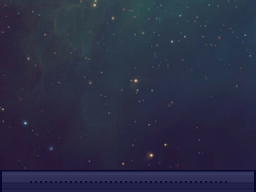
#> input picture Relaxing Space/background/bottom.png, 256 x 192 px, found by its file name
$ python qdsp.py 'Relaxing Space/background'
#> lines starting #> are read from the running program, lines starting #| are printed output that depends on the picture
import argparse
import os
from sys import prefix
import sys
from zcolors import zcolors
import PIL
from PIL import Image
import shutil, glob, subprocess, colorsys

PREFIX = " <qdst> "

PROFILE_COLORS = [
    "#4a809c", "#ae532b", "#ee3738", "#c890c1", "#f79638", "#f0ea2b", "#9fce4a", "#5aba4b",
    "#06a450", "#55bf8f", "#07b2e8", "#1f6ab3", "#2d3c73", "#6b4a9f", "#9355a2", "#ef3791"
]

prompt = ""
prompt_selected_color = -1

# Determine base directory of the running script or executable
if getattr(sys, 'frozen', False):
    BASE_DIR = os.path.dirname(sys.executable)
else:
    BASE_DIR = os.path.dirname(os.path.abspath(__file__))


# reused from qdst.py
def hex_to_rgb(hex: str) -> tuple[int, int, int]:
    global args

    if (hex == "at"):
        return "at"
    elif (hex == "ab"):
        return "ab"

    hex = hex.lstrip('#')

    if len(hex) != 6:
        raise ValueError(f"Invalid hex color: '{hex}'. Expected format: RRGGBB")

    r = int(hex[0:2], 16)
    g = int(hex[2:4], 16)
    b = int(hex[4:6], 16)

    return (r, g, b)


# reused from module.py
def adjust_palette_png(image_path, target_rgb, saturation_multiplier=1.0, brightness_multiplier=1.0):
    img = Image.open(image_path).convert("RGBA")
    pixels = img.load()
    target_h, _, _ = colorsys.rgb_to_hsv(*[x / 255.0 for x in target_rgb])

    width, height = img.size
    for y in range(height):
        for x in range(width):
            r, g, b, a = pixels[x, y]
            if a == 0:
                continue
            h, s, v = colorsys.rgb_to_hsv(r / 255.0, g / 255.0, b / 255.0)
            h = target_h
            s = min(max(s * saturation_multiplier, 0), 1)
            v = min(max(v * brightness_multiplier, 0), 1)
            r_new, g_new, b_new = colorsys.hsv_to_rgb(h, s, v)
            pixels[x, y] = (int(r_new * 255), int(g_new * 255), int(b_new * 255), a)

    return img


def parse_args():
    parser = argparse.ArgumentParser(
        description="Generate preview images from a given prompt folder and color profile."
    )
    parser.add_argument(
        "prompt",
        type=str,
        help="Path to the prompt directory (must contain 'background' and 'grf' subfolders)."
    )
    parser.add_argument(
        "-c", "--profile-color",
        type=int,
        default=0,
        help=f"Index of the profile color (0-{len(PROFILE_COLORS)-1}). Default: 0"
    )
    args = parser.parse_args()

    if not os.path.isdir(args.prompt):
        parser.error(f"Prompt path '{args.prompt}' does not exist or is not a directory.")
    if not (0 <= args.profile_color < len(PROFILE_COLORS)):
        parser.error(f"Profile color index must be between 0 and {len(PROFILE_COLORS)-1}.")
    return args


def transparency(image: Image.Image):
    image = image.convert("RGBA")
    datas = image.getdata()
    new_data = []
    for item in datas:
        if item[0] == 255 and item[1] == 0 and item[2] == 255:
            new_data.append((255, 0, 255, 0))
        else:
            new_data.append(item)
    image.putdata(new_data)
    return image


def main():
    global prompt
    # Use BASE_DIR for preview assets
    bottom_preview = Image.open(os.path.join(prompt, "background", "bottom.png")).convert("RGBA")
    box_full  = Image.open(os.path.join(prompt, "grf", "box.bmp"))
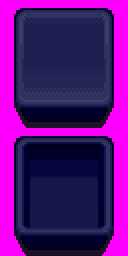
#> input picture Relaxing Space/grf/box.bmp, 64 x 128 px, found by its file name (shown 2 times larger)
#> box_full is the input picture: PIL image 64x128 P; mean R, G, B 90, 16.9, 122.9

    box_empty = box_full.crop((7, 68, 7 + 50, 68 + 60))
    box_game  = box_full.crop((7, 4, 7 + 50, 4 + 60))

    box_empty = transparency(box_empty)
#> the loop in transparency, `for item in datas:` made 3000 passes
#> item on passes 1 to 3: (255, 0, 255, 255), (255, 0, 255, 255), (255, 0, 255, 255)
#> after the loop in transparency, `for item in datas:`: new_data = 3000 items, first 6: (255, 0, 255, 0), (255, 0, 255, 0), (255, 0, 255, 0), (28, 18, 41, 255), (0, 0, 45, 255), (0, 0, 45, 255)
#> in transparency, `image.putdata(new_data)`:
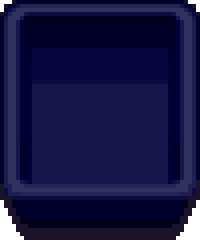
#> image: PIL image 50x60 RGBA (shown 4 times larger); mean R, G, B, A 22.6, 15.9, 67.9, 248.9; transparent parts drawn white
    box_game  = transparency(box_game)
#> the loop in transparency (call 2), `for item in datas:` made 3000 passes

    bottom_preview.paste(box_game, (104-1, 90-1), box_game)
    bottom_preview.paste(box_empty, (168, 89-1), box_empty)
    bottom_preview.paste(box_empty, (226, 89-1), box_empty)

    folder_full    = Image.open(os.path.join(prompt, "grf", "folder.bmp"))
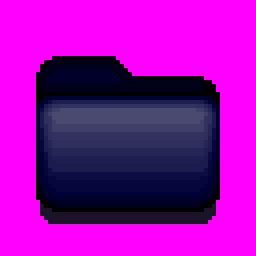
#> input picture Relaxing Space/grf/folder.bmp, 64 x 64 px, found by its file name (shown 4 times larger)
#> folder_full is the input picture: PIL image 64x64 P; mean R, G, B 154.5, 9.9, 171
    folder_cropped = folder_full.crop((9, 14, 9 + 46, 14 + 42))
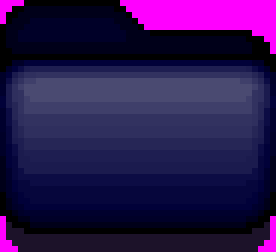
#> folder_cropped: PIL image 46x42 P (shown 6 times larger); mean R, G, B 41.9, 20.9, 76.8
    folder         = transparency(folder_cropped)
    bottom_preview.paste(folder, (40, 96-1), folder)

    brace_full    = Image.open(os.path.join(prompt, "grf", "brace.bmp"))
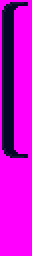
#> input picture Relaxing Space/grf/brace.bmp, 16 x 128 px, found by its file name (shown 2 times larger)
#> brace_full is the input picture: PIL image 16x128 P; mean R, G, B 196.7, 2.2, 204.3
    brace_cropped = brace_full.crop((1, 1, 1+13, 1+78))
    brace         = transparency(brace_cropped)
    bottom_preview.paste(brace, (15-1, 82-1), brace)

    user_color_sprite = adjust_palette_png(
        os.path.join(BASE_DIR, "preview", "user_color_sprite.png"),
        hex_to_rgb(PROFILE_COLORS[prompt_selected_color]),
        2.1, 1.6
    )
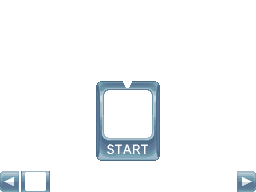
#> input picture preview/user_color_sprite.png, 256 x 192 px
#> in adjust_palette_png, img is the input picture: PIL image 256x192 RGBA; mean R, G, B, A 135.1, 135.9, 154.9, 19.6
    bottom_preview.paste(user_color_sprite, (0,0), user_color_sprite)
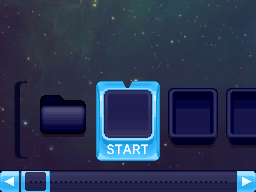
#> bottom_preview: PIL image 256x192 RGBA; mean R, G, B, A 42.5, 53.9, 82.8, 255

#> (the run stopped early here; a loop or call above may not have finished)
